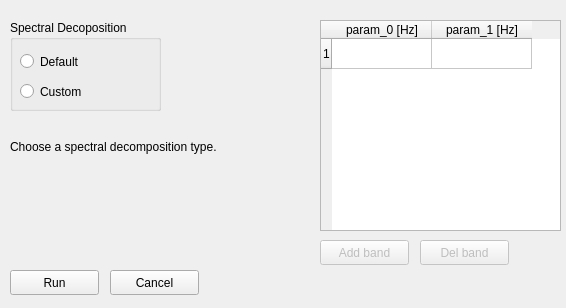
<?xml version="1.0" encoding="UTF-8"?>
<ui version="4.0">
 <class>Dialog</class>
 <widget class="QDialog" name="Dialog">
  <property name="enabled">
   <bool>true</bool>
  </property>
  <property name="geometry">
   <rect>
    <x>0</x>
    <y>0</y>
    <width>566</width>
    <height>308</height>
   </rect>
  </property>
  <property name="sizePolicy">
   <sizepolicy hsizetype="MinimumExpanding" vsizetype="MinimumExpanding">
    <horstretch>0</horstretch>
    <verstretch>0</verstretch>
   </sizepolicy>
  </property>
  <property name="windowTitle">
   <string>Dialog</string>
  </property>
  <property name="sizeGripEnabled">
   <bool>false</bool>
  </property>
  <widget class="QGroupBox" name="groupBox">
   <property name="geometry">
    <rect>
     <x>10</x>
     <y>20</y>
     <width>151</width>
     <height>91</height>
    </rect>
   </property>
   <property name="title">
    <string>Spectral Decoposition</string>
   </property>
   <property name="flat">
    <bool>false</bool>
   </property>
   <property name="checkable">
    <bool>false</bool>
   </property>
   <widget class="QRadioButton" name="radioButton_1">
    <property name="geometry">
     <rect>
      <x>10</x>
      <y>30</y>
      <width>112</width>
      <height>23</height>
     </rect>
    </property>
    <property name="text">
     <string>Default</string>
    </property>
   </widget>
   <widget class="QRadioButton" name="radioButton_2">
    <property name="geometry">
     <rect>
      <x>10</x>
      <y>60</y>
      <width>112</width>
      <height>23</height>
     </rect>
    </property>
    <property name="text">
     <string>Custom</string>
    </property>
   </widget>
  </widget>
  <widget class="QTableWidget" name="tableWidget">
   <property name="geometry">
    <rect>
     <x>320</x>
     <y>20</y>
     <width>241</width>
     <height>211</height>
    </rect>
   </property>
   <property name="sizePolicy">
    <sizepolicy hsizetype="MinimumExpanding" vsizetype="MinimumExpanding">
     <horstretch>0</horstretch>
     <verstretch>0</verstretch>
    </sizepolicy>
   </property>
   <property name="frameShape">
    <enum>QFrame::StyledPanel</enum>
   </property>
   <property name="frameShadow">
    <enum>QFrame::Sunken</enum>
   </property>
   <property name="sizeAdjustPolicy">
    <enum>QAbstractScrollArea::AdjustIgnored</enum>
   </property>
   <property name="editTriggers">
    <set>QAbstractItemView::NoEditTriggers</set>
   </property>
   <property name="tabKeyNavigation">
    <bool>false</bool>
   </property>
   <property name="showDropIndicator" stdset="0">
    <bool>false</bool>
   </property>
   <property name="showGrid">
    <bool>true</bool>
   </property>
   <property name="cornerButtonEnabled">
    <bool>true</bool>
   </property>
   <property name="rowCount">
    <number>1</number>
   </property>
   <property name="columnCount">
    <number>2</number>
   </property>
   <attribute name="verticalHeaderHighlightSections">
    <bool>true</bool>
   </attribute>
   <row/>
   <column>
    <property name="text">
     <string>param_0 [Hz]</string>
    </property>
   </column>
   <column>
    <property name="text">
     <string>param_1 [Hz]</string>
    </property>
   </column>
  </widget>
  <widget class="QLabel" name="label_1">
   <property name="geometry">
    <rect>
     <x>10</x>
     <y>140</y>
     <width>301</width>
     <height>71</height>
    </rect>
   </property>
   <property name="text">
    <string>Choose a spectral decomposition type. </string>
   </property>
   <property name="alignment">
    <set>Qt::AlignLeading|Qt::AlignLeft|Qt::AlignTop</set>
   </property>
   <property name="wordWrap">
    <bool>true</bool>
   </property>
   <property name="indent">
    <number>0</number>
   </property>
  </widget>
  <widget class="QPushButton" name="pushButton_1">
   <property name="enabled">
    <bool>false</bool>
   </property>
   <property name="geometry">
    <rect>
     <x>320</x>
     <y>240</y>
     <width>89</width>
     <height>25</height>
    </rect>
   </property>
   <property name="text">
    <string>Add band</string>
   </property>
  </widget>
  <widget class="QPushButton" name="pushButton_2">
   <property name="enabled">
    <bool>false</bool>
   </property>
   <property name="geometry">
    <rect>
     <x>420</x>
     <y>240</y>
     <width>89</width>
     <height>25</height>
    </rect>
   </property>
   <property name="text">
    <string>Del band</string>
   </property>
  </widget>
  <widget class="QLabel" name="label_2">
   <property name="geometry">
    <rect>
     <x>320</x>
     <y>280</y>
     <width>221</width>
     <height>21</height>
    </rect>
   </property>
   <property name="text">
    <string/>
   </property>
   <property name="alignment">
    <set>Qt::AlignLeading|Qt::AlignLeft|Qt::AlignTop</set>
   </property>
   <property name="wordWrap">
    <bool>true</bool>
   </property>
   <property name="indent">
    <number>0</number>
   </property>
  </widget>
  <widget class="QPushButton" name="runButton">
   <property name="geometry">
    <rect>
     <x>10</x>
     <y>270</y>
     <width>89</width>
     <height>25</height>
    </rect>
   </property>
   <property name="text">
    <string>Run</string>
   </property>
  </widget>
  <widget class="QPushButton" name="cancelButton">
   <property name="geometry">
    <rect>
     <x>110</x>
     <y>270</y>
     <width>89</width>
     <height>25</height>
    </rect>
   </property>
   <property name="text">
    <string>Cancel</string>
   </property>
  </widget>
 </widget>
 <resources/>
 <connections/>
</ui>
